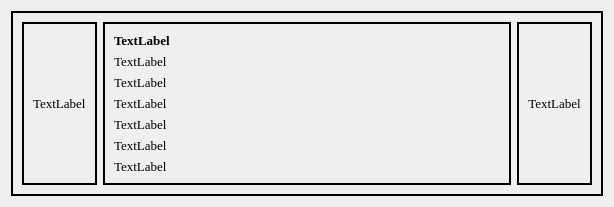
<?xml version="1.0" encoding="UTF-8"?>
<ui version="4.0">
 <class>Form</class>
 <widget class="QWidget" name="Form">
  <property name="geometry">
   <rect>
    <x>0</x>
    <y>0</y>
    <width>614</width>
    <height>192</height>
   </rect>
  </property>
  <property name="windowTitle">
   <string>Form</string>
  </property>
  <layout class="QVBoxLayout" name="verticalLayout">
   <item>
    <widget class="QFrame" name="frame">
     <property name="font">
      <font>
       <family>Times New Roman</family>
       <pointsize>10</pointsize>
      </font>
     </property>
     <property name="frameShape">
      <enum>QFrame::WinPanel</enum>
     </property>
     <property name="frameShadow">
      <enum>QFrame::Plain</enum>
     </property>
     <layout class="QHBoxLayout" name="horizontalLayout">
      <item>
       <widget class="QFrame" name="frame_2">
        <property name="font">
         <font>
          <family>Times New Roman</family>
          <pointsize>10</pointsize>
         </font>
        </property>
        <property name="frameShape">
         <enum>QFrame::WinPanel</enum>
        </property>
        <property name="frameShadow">
         <enum>QFrame::Plain</enum>
        </property>
        <layout class="QVBoxLayout" name="verticalLayout_2">
         <item>
          <widget class="QLabel" name="label_photo">
           <property name="font">
            <font>
             <family>Times New Roman</family>
             <pointsize>10</pointsize>
            </font>
           </property>
           <property name="text">
            <string>TextLabel</string>
           </property>
          </widget>
         </item>
        </layout>
       </widget>
      </item>
      <item>
       <widget class="QFrame" name="frame_3">
        <property name="sizePolicy">
         <sizepolicy hsizetype="Expanding" vsizetype="Preferred">
          <horstretch>0</horstretch>
          <verstretch>0</verstretch>
         </sizepolicy>
        </property>
        <property name="font">
         <font>
          <family>Times New Roman</family>
          <pointsize>10</pointsize>
         </font>
        </property>
        <property name="frameShape">
         <enum>QFrame::WinPanel</enum>
        </property>
        <property name="frameShadow">
         <enum>QFrame::Plain</enum>
        </property>
        <layout class="QVBoxLayout" name="verticalLayout_4">
         <item>
          <widget class="QLabel" name="label_category_name">
           <property name="font">
            <font>
             <family>Times New Roman</family>
             <pointsize>10</pointsize>
             <weight>75</weight>
             <bold>true</bold>
            </font>
           </property>
           <property name="styleSheet">
            <string notr="true">font-weight: bold;</string>
           </property>
           <property name="text">
            <string>TextLabel</string>
           </property>
          </widget>
         </item>
         <item>
          <widget class="QLabel" name="label_description">
           <property name="font">
            <font>
             <family>Times New Roman</family>
             <pointsize>10</pointsize>
            </font>
           </property>
           <property name="text">
            <string>TextLabel</string>
           </property>
           <property name="wordWrap">
            <bool>true</bool>
           </property>
          </widget>
         </item>
         <item>
          <widget class="QLabel" name="label_manufacturer_name">
           <property name="font">
            <font>
             <family>Times New Roman</family>
             <pointsize>10</pointsize>
            </font>
           </property>
           <property name="text">
            <string>TextLabel</string>
           </property>
          </widget>
         </item>
         <item>
          <widget class="QLabel" name="label_supplier_name">
           <property name="font">
            <font>
             <family>Times New Roman</family>
             <pointsize>10</pointsize>
            </font>
           </property>
           <property name="text">
            <string>TextLabel</string>
           </property>
          </widget>
         </item>
         <item>
          <widget class="QLabel" name="label_price">
           <property name="font">
            <font>
             <family>Times New Roman</family>
             <pointsize>10</pointsize>
            </font>
           </property>
           <property name="text">
            <string>TextLabel</string>
           </property>
          </widget>
         </item>
         <item>
          <widget class="QLabel" name="label_unit">
           <property name="font">
            <font>
             <family>Times New Roman</family>
             <pointsize>10</pointsize>
            </font>
           </property>
           <property name="text">
            <string>TextLabel</string>
           </property>
          </widget>
         </item>
         <item>
          <widget class="QLabel" name="label_stock_quantity">
           <property name="font">
            <font>
             <family>Times New Roman</family>
             <pointsize>10</pointsize>
            </font>
           </property>
           <property name="text">
            <string>TextLabel</string>
           </property>
          </widget>
         </item>
        </layout>
       </widget>
      </item>
      <item>
       <widget class="QFrame" name="frame_4">
        <property name="font">
         <font>
          <family>Times New Roman</family>
          <pointsize>10</pointsize>
         </font>
        </property>
        <property name="frameShape">
         <enum>QFrame::WinPanel</enum>
        </property>
        <property name="frameShadow">
         <enum>QFrame::Plain</enum>
        </property>
        <layout class="QVBoxLayout" name="verticalLayout_3">
         <item>
          <widget class="QLabel" name="label_discount_percentage">
           <property name="font">
            <font>
             <family>Times New Roman</family>
             <pointsize>10</pointsize>
            </font>
           </property>
           <property name="text">
            <string>TextLabel</string>
           </property>
           <property name="alignment">
            <set>Qt::AlignCenter</set>
           </property>
          </widget>
         </item>
        </layout>
       </widget>
      </item>
     </layout>
    </widget>
   </item>
  </layout>
 </widget>
 <resources/>
 <connections/>
</ui>
